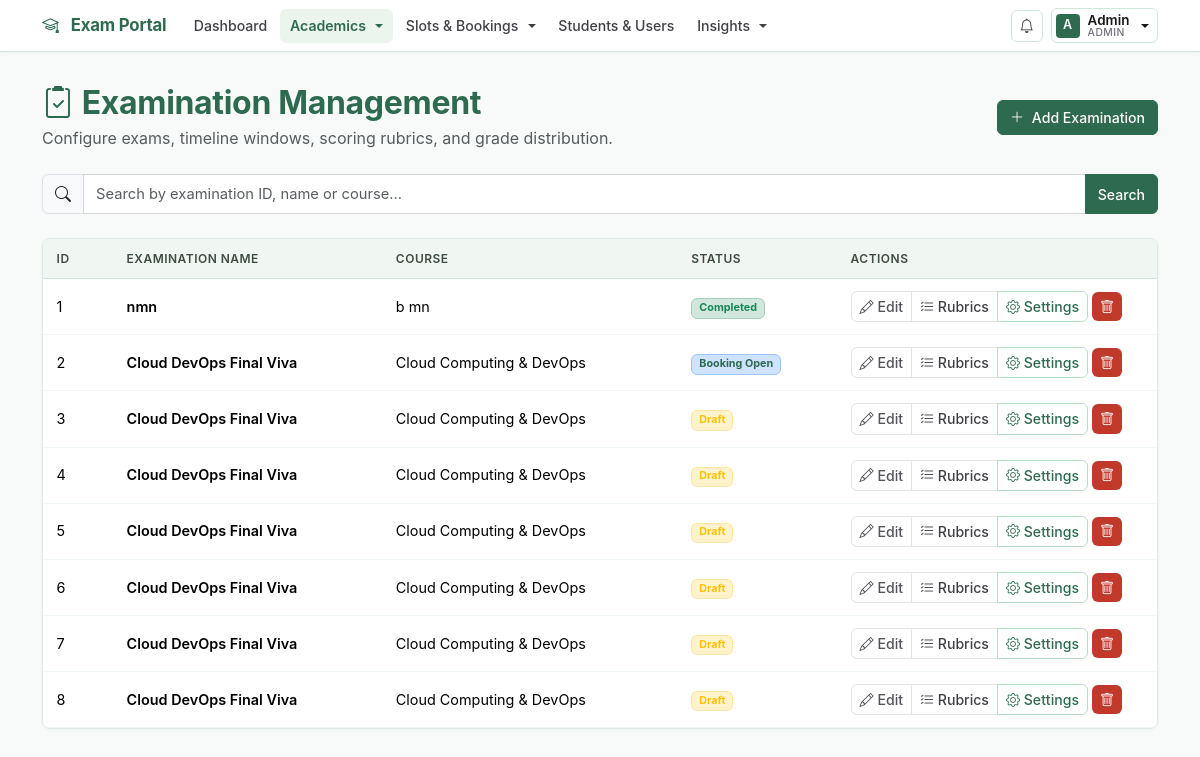
Page /examinations (signed in) on the earlier database version.
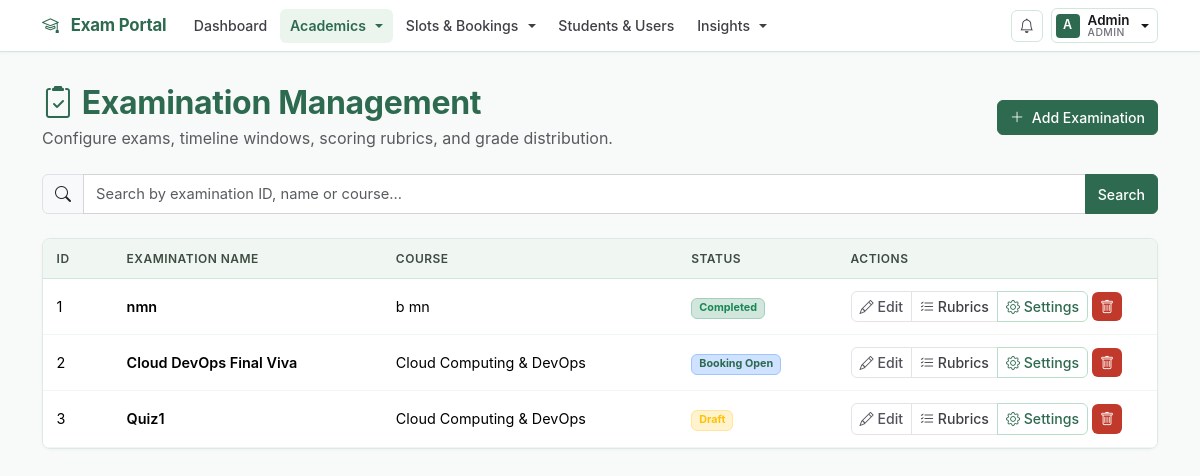
Same page on the later database version.
### models.py (models this page shows, shortened)
class Examination(db.Model):
    id = db.Column(db.Integer, primary_key=True)
    name = db.Column(db.String(100), nullable=False)
    course_id = db.Column(
        db.Integer, db.ForeignKey("course.id"), nullable=False
    )
    status = db.Column(db.String(30), default="Draft")
    slot_creation_start = db.Column(db.String(30))
    slot_creation_end = db.Column(db.String(30))
    booking_start = db.Column(db.String(30))
    booking_end = db.Column(db.String(30))
    slot_creation_open = db.Column(db.Boolean, default=False)
    booking_open = db.Column(db.Boolean, default=False)
    course = db.relationship("Course", backref="examinations")

class Course(db.Model):
    id = db.Column(db.Integer, primary_key=True)
    name = db.Column(db.String(100), nullable=False)
    description = db.Column(db.String(500))

### routes/admin.py (the view, shortened to what this page needs)
    @app.route("/examinations")
    @role_required("Admin")
    def examinations():
        search = request.args.get("search", "").strip().lower()
        all_examinations = Examination.query.all()
        for examination in all_examinations:
            update_examination_status(examination)
        return render_template(
            "examinations.html",
            examinations=all_examinations,
            search=search
        )

### app.py (called while the page is built)
@app.context_processor
def inject_global_data():
    unread_count = 0
    if "user_id" in session:
        unread_count = Notification.query.filter_by(
            user_id=session["user_id"],
            is_read=False,
        ).count()
    return {"unread_notifications_count": unread_count}

### helpers.py (called while the page is built)
def role_required(required_role):
    def decorator(fn):
        @wraps(fn)
        def wrapper(*args, **kwargs):
            if "user_id" not in session:
                return redirect(url_for("login"))
            user = User.query.get(session["user_id"])
            if not user or not user.is_active:
                session.clear()
                return redirect(url_for("login"))
            if user.role != required_role:
                abort(403)
            if user.role == "Examiner" and not user.is_approved:
                session.clear()
                return redirect(url_for("login"))
            return fn(*args, **kwargs)
        return wrapper
    return decorator

### templates/examinations.html (shortened to what the changed rows need)
{% extends "base.html" %}
{% block content %}
<div class="container mt-4">
    <div class="d-flex justify-content-between align-items-center mb-4">
        <div>
            <h2 class="fw-bold mb-1" style="color: var(--color-primary);">
                <i class="bi bi-clipboard2-check me-2" style="color: var(--color-accent);"></i>Examination Management
            </h2>
        </div>
    </div>
    <div class="card shadow-sm">
        <div class="card-body p-0">
            <div class="table-responsive">
                <table class="table table-hover align-middle mb-0">
                    <thead class="warm-thead">
                        <tr>
                            <th style="width: 70px;">ID</th>
                            <th>Examination Name</th>
                            <th>Course</th>
                            <th>Status</th>
                            <th style="width: 320px;">Actions</th>
                        </tr>
                    </thead>
                    <tbody>
                        {% for examination in examinations %}
                        <tr>
                            <td>{{ examination.id }}</td>
                            <td class="fw-semibold">{{ examination.name }}</td>
                            <td>{{ examination.course.name }}</td>
                            <td>
                                {% if examination.status == 'Completed' %}
                                    <span class="badge bg-success-subtle text-success border border-success-subtle">Completed</span>
                                {% elif examination.status == 'Booking Open' %}
                                    <span class="badge bg-primary-subtle text-primary border border-primary-subtle">Booking Open</span>
                                {% elif examination.status == 'Slot Creation' %}
                                    <span class="badge bg-info-subtle text-info border border-info-subtle">Slot Creation</span>
                                {% elif examination.status == 'Closed' %}
                                    <span class="badge bg-danger-subtle text-danger border border-danger-subtle">Closed</span>
                                {% else %}
                                    <span class="badge bg-warning-subtle text-warning border border-warning-subtle">{{ examination.status }}</span>
                                {% endif %}
                            </td>
                            <td>
                                <div class="btn-group btn-group-sm">
                                    <a href="{{ url_for('edit_examination', examination_id=examination.id) }}"
                                       class="btn btn-sm btn-outline-secondary"
                                       title="Edit">
                                        <i class="bi bi-pencil"></i> Edit
                                    </a>
                                    <a href="{{ url_for('manage_rubrics', examination_id=examination.id) }}"
                                       class="btn btn-sm btn-outline-info"
                                       title="Manage Rubrics">
                                        <i class="bi bi-list-check"></i> Rubrics
                                    </a>
                                    <a href="{{ url_for('examination_settings', examination_id=examination.id) }}"
                                       class="btn btn-sm btn-outline-primary"
                                       title="Settings &amp; Dates">
                                        <i class="bi bi-gear"></i> Settings
                                    </a>
                                </div>
                                <form action="{{ url_for('delete_examination', examination_id=examination.id) }}"
                                      method="POST"
                                      style="display:inline;"
                                      onsubmit="return confirm('Are you sure you want to delete this examination?');">
                                    <button type="submit" class="btn btn-sm"
                                            style="background:#c0392b; color:white; border:none;"
                                            title="Delete">
                                        <i class="bi bi-trash"></i>
                                    </button>
                                </form>
                            </td>
                        </tr>
                        {% endfor %}
                    </tbody>
                </table>
            </div>
        </div>
    </div>
</div>
{% endblock %}

Differences in the rows shown:
removed Examination: id "4", name "Cloud DevOps Final Viva", course.name "Cloud Computing & DevOps", status "Draft"
removed Examination: id "5", name "Cloud DevOps Final Viva", course.name "Cloud Computing & DevOps", status "Draft"
removed Examination: id "6", name "Cloud DevOps Final Viva", course.name "Cloud Computing & DevOps", status "Draft"
removed Examination: id "7", name "Cloud DevOps Final Viva", course.name "Cloud Computing & DevOps", status "Draft"
removed Examination: id "8", name "Cloud DevOps Final Viva", course.name "Cloud Computing & DevOps", status "Draft"
changed Examination "Draft": name "Cloud DevOps Final Viva" → "Quiz1"
